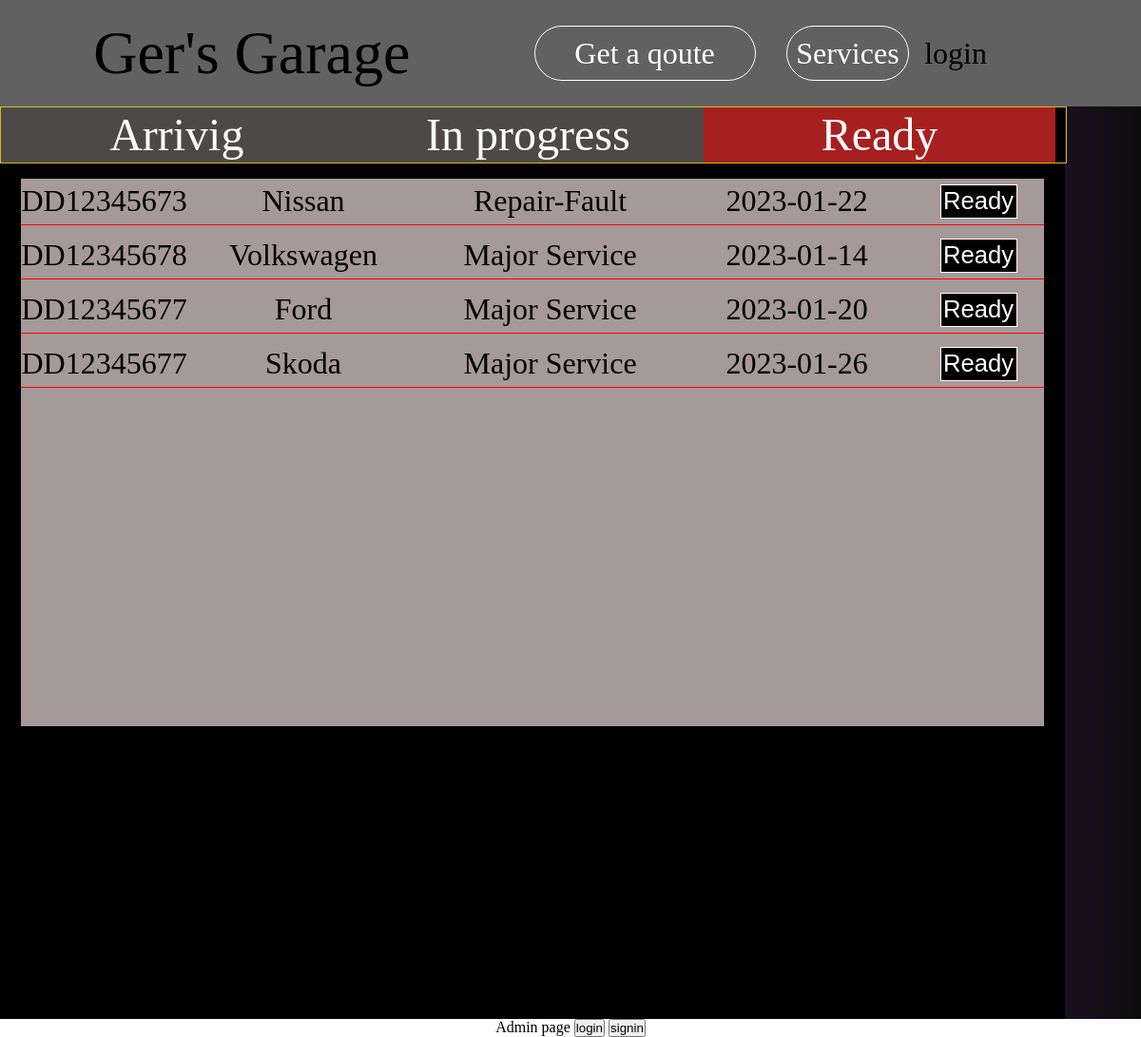
Screenshot of /?action=admin-status-ready with the database file from the repository.
### tables this page shows
CREATE TABLE `services` (
  `id` int(30) NOT NULL,
  `plate` varchar(30) NOT NULL,
  `name` varchar(50) NOT NULL,
  `phone` int(30) NOT NULL,
  `model` varchar(30) NOT NULL,
  `service` varchar(30) NOT NULL,
  `engine` varchar(30) NOT NULL,
  `date` date NOT NULL,
  `Status` varchar(30) NOT NULL DEFAULT 'arriving'
);

### db.php (called while the page is built, shortened)
<?php
function getServiceByStatus($status){
    global $db;
    $query ="SELECT * FROM services WHERE status=:st";
    $st = $db->prepare($query);
    $st->bindValue('st', $status);
    try{
        $st->execute();
    }catch(PDOExeption $e){
        header("Location:../files/error.php?msg".$e->getMessage());
    }
    $status=$st->fetchAll();
    return $status;
}

### ready.php (the view)
<?php include '../comunFiles/nav.php'?>
<div id="operations">
                <div id="operations-submenu">
                    <div class="operations-submenu-box" ><a
                            href="?action=admin-status-arriving">Arrivig</a></div>
                    <div class="operations-submenu-box" ><a href="?action=admin-status-inProgress">In progress</a></div>
                    <div class="operations-submenu-box" style=" background-color: rgb(168, 31, 31);"><a href="?action=admin-status-ready">Ready</a></div>
                </div>
                <div id="operations-services-box">
                <?php
                $allServices=getServiceByStatus("ready");
                foreach($allServices as $service){
                    echo'
                    <div class="operations-service-container">
                        <div class="operations-plate">'.$service['plate'].'</div>
                        <div class="operations-model">'.$service['model'].'</div>
                        <div class="operations-service">'.$service['service'].'</div>
                        <div class="operations-date">'.$service['date'].'</div>
                        <div class="operations-btn-update">
                            <input type="hidden" name="action">
                            <button>Ready</button>
                        </div>
                    </div>';
                }
                ?>
                </div>
            </div>
<?php include '../comunFiles/footer.php'?>

### commun.css (style rules this page uses)
* { margin: 0; padding: 0; }
body { background: rgb(0,0,0); background: linear-gradient(90deg, rgba(0,0,0,1) 0%, rgba(118,29,154,1) 50%, rgba(13,13,13,1) 100%);; }
a { text-decoration: none; color: black; }
#operations { height: 60em; width: 70em; background-color: rgb(0, 0, 0); display: block; }
#operations-submenu { border: 1px rgb(216, 187, 22) solid; width: 100%; height: 6%; display: flex; }
#operations-services-box { background-color: rgb(165, 153, 153); width: 96%; height: 60%; margin: auto; margin-top: 1em; display: block; justify-content: center; align-items: center; overflow-y: scroll; }
.operations-submenu-box { width: 33%; color: #fff; display: flex; justify-content: center; align-items: center; font-size: 3em; background-color: rgb(78, 73, 73); }
.operations-submenu-box a { color: #fff; }
.operations-service-container { display: flex; height: 3em; border-bottom:1px solid red; align-items: center; margin-bottom: .5em; }
.operations-service-container div { font-size: 2em; text-align: center; }
.operations-btn-update { width: auto; }
.operations-btn-update button { font-size: .8em; padding: .1em; background-color: #000; color: #fff; border: 1px solid #ffff; }
.operations-plate { width:9em; }
.operations-model { width:15em; }
.operations-service { width:50%; }
.operations-date { width:15em; }
.operations-btn-update { display: flex; align-items: center; justify-content: center; width:25%; }

### rows the page displays
services: plate "DD12345673", model "Nissan", service "Repair-Fault", date "2023-01-22"
services: plate "DD12345678", model "Volkswagen", service "Major Service", date "2023-01-14"
services: plate "DD12345677", model "Ford", service "Major Service", date "2023-01-20"
services: plate "DD12345677", model "Skoda", service "Major Service", date "2023-01-26"
